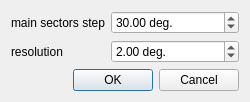
<?xml version="1.0" encoding="UTF-8"?>
<ui version="4.0">
 <class>StereogramParamsDlg</class>
 <widget class="QDialog" name="StereogramParamsDlg">
  <property name="geometry">
   <rect>
    <x>0</x>
    <y>0</y>
    <width>250</width>
    <height>101</height>
   </rect>
  </property>
  <property name="windowTitle">
   <string>Stereogram</string>
  </property>
  <layout class="QVBoxLayout" name="verticalLayout">
   <item>
    <layout class="QFormLayout" name="formLayout">
     <item row="0" column="0">
      <widget class="QLabel" name="label_6">
       <property name="text">
        <string>main sectors step</string>
       </property>
      </widget>
     </item>
     <item row="0" column="1">
      <widget class="QDoubleSpinBox" name="angleStepDoubleSpinBox">
       <property name="suffix">
        <string> deg.</string>
       </property>
       <property name="minimum">
        <double>1.000000000000000</double>
       </property>
       <property name="maximum">
        <double>90.000000000000000</double>
       </property>
       <property name="singleStep">
        <double>5.000000000000000</double>
       </property>
       <property name="value">
        <double>30.000000000000000</double>
       </property>
      </widget>
     </item>
     <item row="1" column="0">
      <widget class="QLabel" name="label">
       <property name="text">
        <string>resolution</string>
       </property>
      </widget>
     </item>
     <item row="1" column="1">
      <widget class="QDoubleSpinBox" name="resolutionDoubleSpinBox">
       <property name="suffix">
        <string> deg.</string>
       </property>
       <property name="minimum">
        <double>0.010000000000000</double>
       </property>
       <property name="maximum">
        <double>90.000000000000000</double>
       </property>
       <property name="value">
        <double>2.000000000000000</double>
       </property>
      </widget>
     </item>
    </layout>
   </item>
   <item>
    <spacer name="verticalSpacer">
     <property name="orientation">
      <enum>Qt::Vertical</enum>
     </property>
     <property name="sizeHint" stdset="0">
      <size>
       <width>20</width>
       <height>3</height>
      </size>
     </property>
    </spacer>
   </item>
   <item>
    <widget class="QDialogButtonBox" name="buttonBox">
     <property name="orientation">
      <enum>Qt::Horizontal</enum>
     </property>
     <property name="standardButtons">
      <set>QDialogButtonBox::Cancel|QDialogButtonBox::Ok</set>
     </property>
    </widget>
   </item>
  </layout>
 </widget>
 <resources/>
 <connections>
  <connection>
   <sender>buttonBox</sender>
   <signal>accepted()</signal>
   <receiver>StereogramParamsDlg</receiver>
   <slot>accept()</slot>
   <hints>
    <hint type="sourcelabel">
     <x>248</x>
     <y>254</y>
    </hint>
    <hint type="destinationlabel">
     <x>157</x>
     <y>274</y>
    </hint>
   </hints>
  </connection>
  <connection>
   <sender>buttonBox</sender>
   <signal>rejected()</signal>
   <receiver>StereogramParamsDlg</receiver>
   <slot>reject()</slot>
   <hints>
    <hint type="sourcelabel">
     <x>316</x>
     <y>260</y>
    </hint>
    <hint type="destinationlabel">
     <x>286</x>
     <y>274</y>
    </hint>
   </hints>
  </connection>
 </connections>
</ui>
